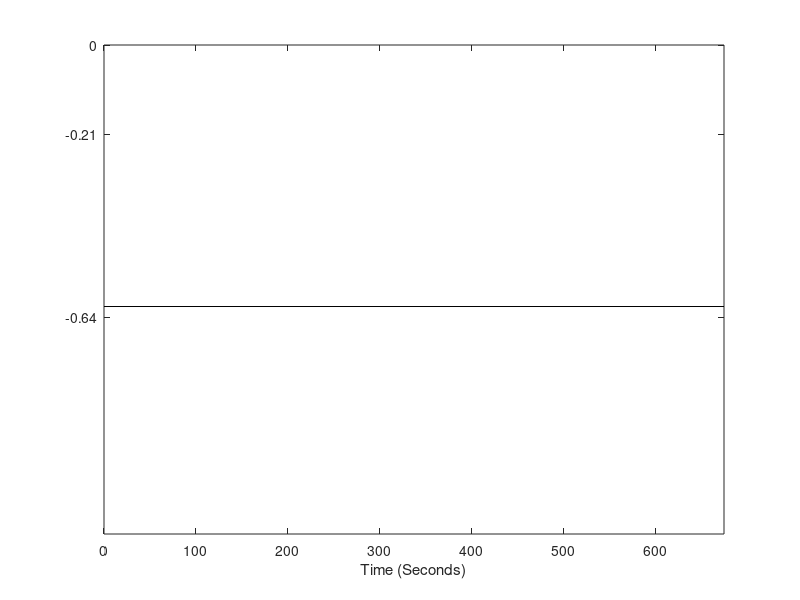

The MATLAB script that drew this image: (Note: this script raises an error after producing the figure.)
% After reprocessing to find new depth (DQdepth)
warning off; close all

% for each file
cd /Volumes/DQ-2013-2/tt13/DQdepthPRH
d = dir('*.mat');
Cond = [4; 4; 1; 1; 1; 4; 4; 1; 4; 1; 1; 1; 4; 1; 1; 4]; % 4 = Tag + 8, 1 = Tag only
Ind = [4; 1; 2; 3; 1; 1; 3; 4; 3; 1; 3; 2; 3; 1; 3; 1]; % 1 = Kolohe, 2 = Liko, 3 = Lono, 4 = NaiNoa;
diam = [0.45 0.39 0.47 0.41]; % diameters for each dolphin based on Ind
for i = 1:length(d);
    tag = load(d(i).name);
    name1 = regexprep(d(i).name,'prh.mat',''); % scrub prh.mat from filename
    name2 = regexprep(name1,'13_',''); % scrub 13_ from filename
    % find time in certain depth bins
    % establish depth bins based on individual body diameter
    edges = [0 0.5*diam(Ind(i)) 1.5*diam(Ind(i)) 3*diam(Ind(i)) 5*diam(Ind(i))]; %  bin edges
    [n(i,:),edges] = histcounts(tag.(name2).pCORR(tag.(name2).start:tag.(name2).stop),edges,'normalization','probability'); % n proportion of time spent in that depth bin
    figure(1);
    subplot('position',[0.1 0.1 0.3 0.85]); hold on; view([90 90])
    h = histogram(tag.(name2).pCORR(tag.(name2).start:tag.(name2).stop),edges,'normalization','probability','displaystyle','stairs');
    if Cond(i) == 1
        set(h,'EdgeColor',[5/255 113/255 176/255])
    else set(h,'EdgeColor',[202/255 0 32/255])
    end
    % make time vector in seconds
    t_s = (1:length(tag.(name2).start:tag.(name2).stop))/tag.(name2).fs;
    subplot('position',[0.42 0.1 0.5 0.85]); hold on
    if Cond(i) == 1
        h2 = patchline(t_s,-tag.(name2).pCORR(tag.(name2).start:tag.(name2).stop),'edgecolor',[5/255 113/255 176/255],'edgealpha',0.1);
    else h2 = patchline(t_s,-tag.(name2).pCORR(tag.(name2).start:tag.(name2).stop),'edgecolor',[202/255 0 32/255],'edgealpha',0.1);
    end
end
plot([0 675],[0 0],'k') % plot surface
for i = 1:4; % plot diameters
plot([0 675],-[0.5*diam(i) 0.5*diam(i)],'k');
plot([0 675],-[1.5*diam(i) 1.5*diam(i)],'k');
end
xlim([0 675]); ylim([-1.15 0]); box on
xlabel('Time (Seconds)'); 
set(gca,'ytick',[-0.64 -0.21 0],'yticklabels',{'1.5xBL','0.5xBL','0'},'yaxislocation','right')

subplot('position',[0.1 0.1 0.3 0.85]); hold on; view([90 90])
xlabel('Depth (m)'); xlim([0 1.1]); box on;
ylabel('Normalized Frequency')
set(gcf,'position',[384   241   675   384])
adjustfigurefont

cd /Users/julievanderhoop/Documents/MATLAB/DQ/DQ2013/AnalysisFigs
print('DQ2013_TagDepth','-dpng','-r300')

%% plot time spent in different depth bins
figure(2); clf; hold on
[Y,I] = sort(Cond);
for i = 1:length(n)
   h = plot3(repmat(i,4,1),n(I(i),:),[-0.5 -1.5 -3 -5]);
    % but make these different colours and symbols for different conditions
    if Cond(I(i)) == 1
        set(h,'color',[5/255 113/255 176/255],'marker','^','markerfacecolor',[5/255 113/255 176/255],'markeredgecolor','k')
    else set(h,'color',[202/255 0 32/255],'marker','s','markerfacecolor',[202/255 0 32/255],'markeredgecolor','k')
    end
end
view(62,32); box on
xlabel('Condition')
ylabel('Normalized Frequency')
zlabel('Depth (xBL)')
%% plot bar
figure(3); clf
axesPosition = [0.13 0.11 0.775 0.815];
xLimit = [0 5];
h1 = axes('Position',axesPosition,'Xlim',xLimit,...
    'CameraPosition',[68.8136   75.6310    4.7439],...
    'NextPlot','add','ylim',[0 17]);
% h2 = axes('Position',axesPosition+yWidth.*[-1 0 1 0]),...
%           'Color','none','XColor','k','YColor','m',...
%           'XLim',xLimit+[xOffset 0],'YLim',[0 10],...
%           'XTick',[],'XTickLabel',[],'NextPlot','add');
% sort by condition?
[Y,I] = sort(Cond);
% [Y,CI] = sort(Cond(I));
bar3(h1,n(I,:))
view(46,24)
set(h1,'ytick',1:16,'Yticklabels',Y,'xtick',1:4,...
    'xticklabels',{'<0.5xBL';'0.5-1.5xBL';'1.5-3xBL';'>3xBL'});

%% plot all <0.5 BL in each condition, 0.5-1.5 in each condition
figure(5); clf; hold on
plot(zeros(length(find(Cond == 1))),n(Cond == 1,1),'^','color',[5/255 113/255 176/255])
plot(zeros(length(find(Cond == 4)))+0.5,n(Cond == 4,1),'s','color',[202/255 0 32/255])
plot(ones(length(find(Cond == 1))),n(Cond == 1,2),'^','color',[5/255 113/255 176/255])
plot(ones(length(find(Cond == 4)))+0.5,n(Cond == 4,2),'s','color',[202/255 0 32/255])


